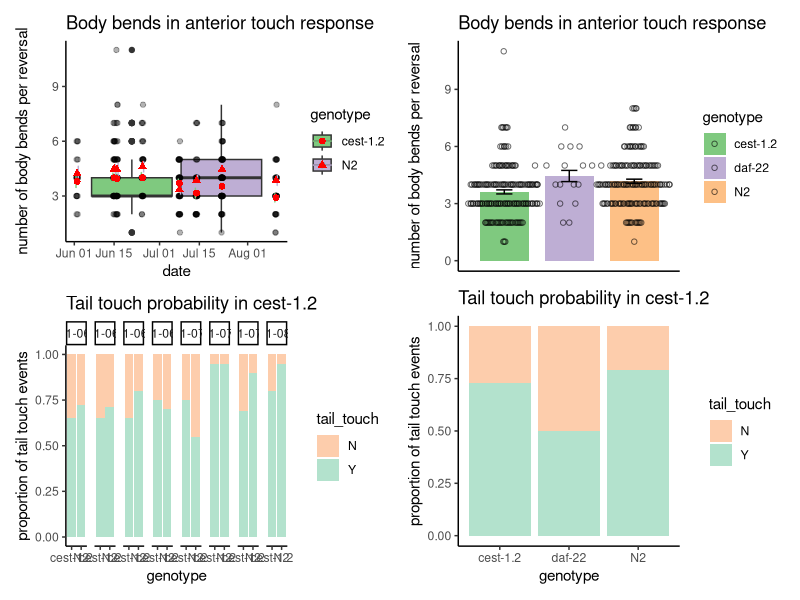

Here is the R script that generated this plot:
## ---- chunk 1
knitr::opts_chunk$set(echo = TRUE)
library(tidyverse)
library(patchwork)
library(ggbeeswarm)
library(kableExtra)
library(magrittr)
theme_set(theme_classic())
## ---- chunk 2
AntTouch <- read_csv('cest1.2_anterior_touch_merged.csv') %>%
  mutate(plate = as.factor(plate))

dates_contaminated <- c("7/7/2021","7/8/2021","7/14/2021","7/15/2021")
## ---- chunk 3

#bodybend boxplot, by date
bodybendPlot <- AntTouch %>%
  filter(is.na(note), 
         time_off_food != 30, 
         is.na(additive), 
         genotype != "daf-22",
         food == "OP50",  
         !date %in% dates_contaminated) %>%
  ggplot(aes(x = date, fill = genotype, y = bends)) +
  geom_boxplot() +
  ggbeeswarm::geom_quasirandom(aes(group = genotype),
                               width = .1,
                               alpha = 0.3,
                               dodge.width = .75) +
  stat_summary(aes(color = genotype),
               geom = "errorbar", 
               fun.data = "mean_se", 
               width = 0.1, 
               position = position_dodge(width = 1.6)) +
  scale_color_brewer(palette = "Accent") +
  scale_fill_brewer(palette = "Accent") +
   labs(title = "Body bends in anterior touch response",
 y = "number of body bends per reversal") +
   stat_summary(aes(shape = genotype), fun = mean, geom = "point",
                color = "red", size = 2)

#tail touch bar plot, by date
tailtouchPlot <- 
  AntTouch %>%
  ungroup() %>%
  filter(is.na(note), 
         is.na(additive),  
         food == "OP50", 
         genotype != "daf-22",
         !date %in% dates_contaminated) %>%
  ggplot(aes(x = genotype, fill = tail_touch)) +
  geom_bar(position = "fill") +
  labs(title = "Tail touch probability in cest-1.2",
       y = "proportion of tail touch events") +
  facet_grid(.~date) +
    scale_fill_brewer(palette = "Pastel2", direction = -1)

#bodybend bar plot, combined
bodybendPlot2 <- AntTouch %>%
  filter(is.na(note), 
         time_off_food != 30, 
         is.na(additive), 
         food == "OP50",
         !date %in% dates_contaminated) %>%
  ggplot(aes(x = 1, fill = genotype, y = bends)) +
  stat_summary(aes(fill= genotype),
               geom = "bar", 
               fun = "mean", 
               width = 0.3, 
               position = position_dodge(width = .4)) +
  ggbeeswarm::geom_quasirandom(aes(group = genotype),
                               pch=1,
                               width = .075,
                               alpha = 0.6,
                               dodge.width = .4) +
  stat_summary(geom = "errorbar", 
               fun.data = "mean_se", 
               width = 0.1, 
               position = position_dodge(width = .4)) +
  scale_color_brewer(palette = "Accent") +
  scale_fill_brewer(palette = "Accent") +
   labs(title = "Body bends in anterior touch response",
 y = "number of body bends per reversal") +
  theme(axis.title.x=element_blank(),
        axis.text.x=element_blank(),
        axis.ticks.x=element_blank())

#tail touch bar plot, combined
tailtouchPlot2 <- AntTouch %>%
    ungroup() %>%
  filter(is.na(note), 
         is.na(additive),
         food == "OP50",
         !date %in% dates_contaminated) %>%
  ggplot(aes(x = genotype, fill = tail_touch)) +
    geom_bar(position = "fill") +
  labs(title = "Tail touch probability in cest-1.2",
       y = "proportion of tail touch events") +
    scale_fill_brewer(palette = "Pastel2", direction = -1)

(bodybendPlot / tailtouchPlot) | (bodybendPlot2 / tailtouchPlot2)
## ---- chunk 4
